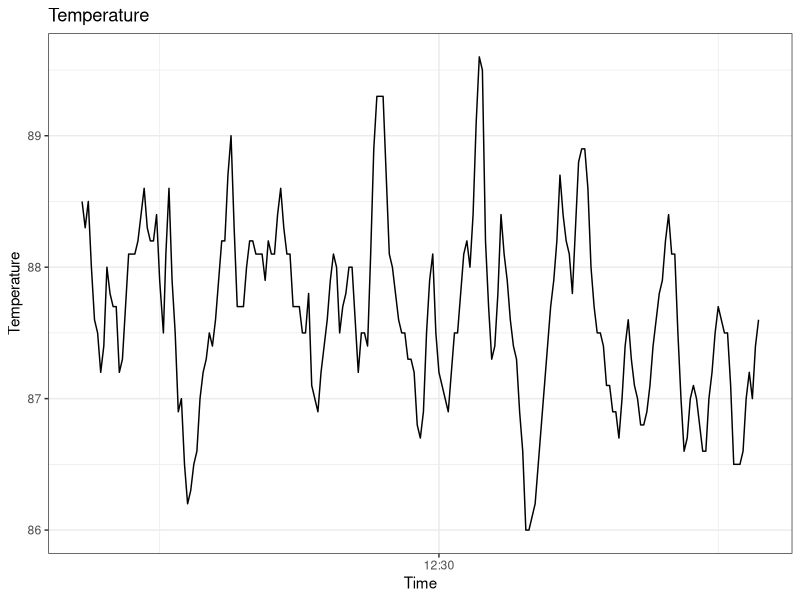
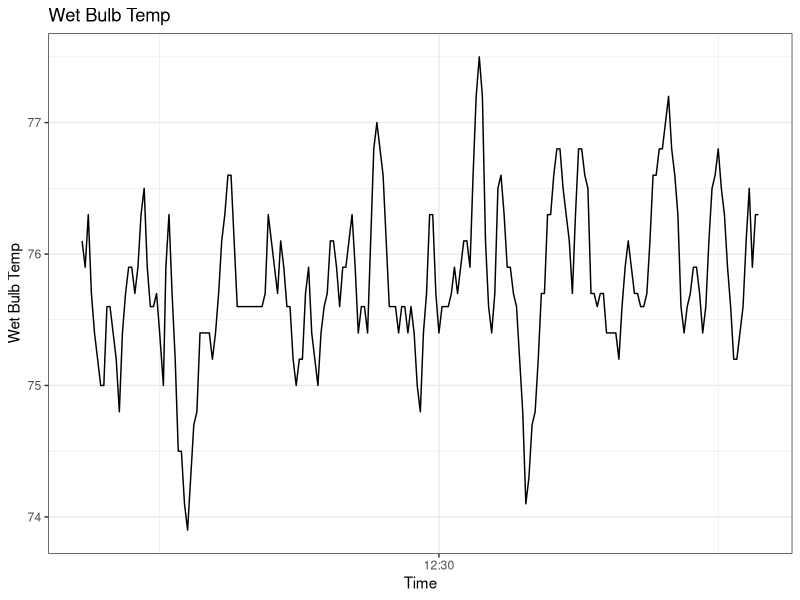
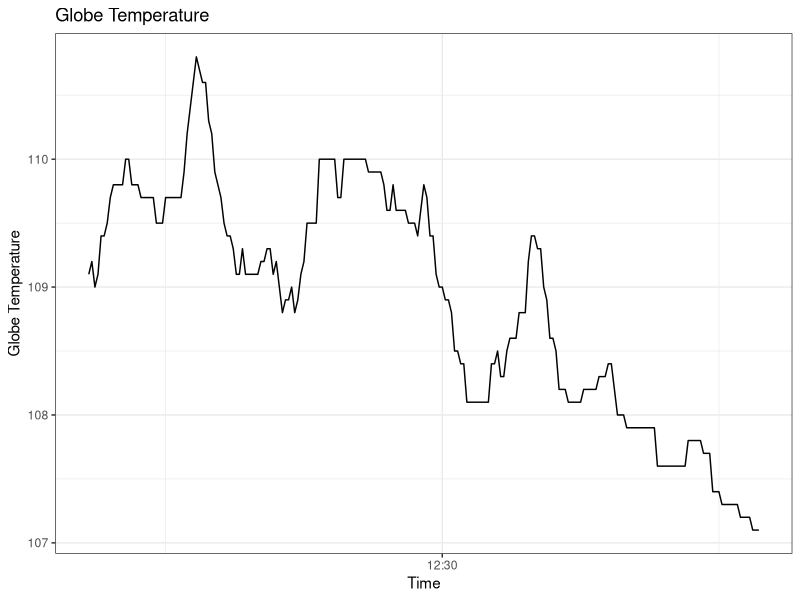
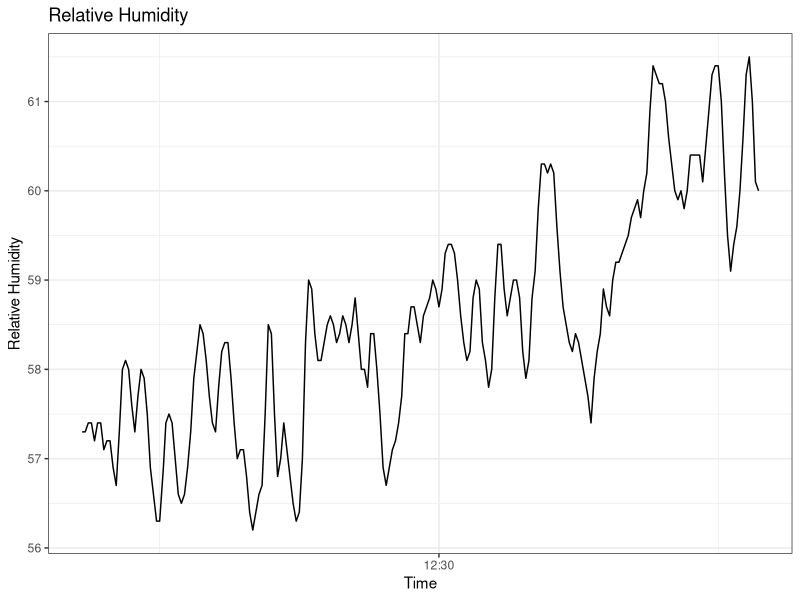
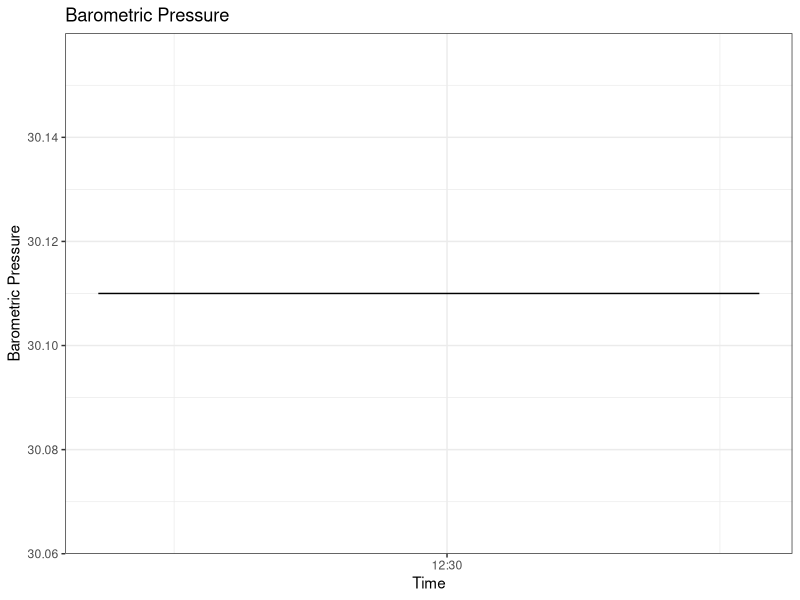
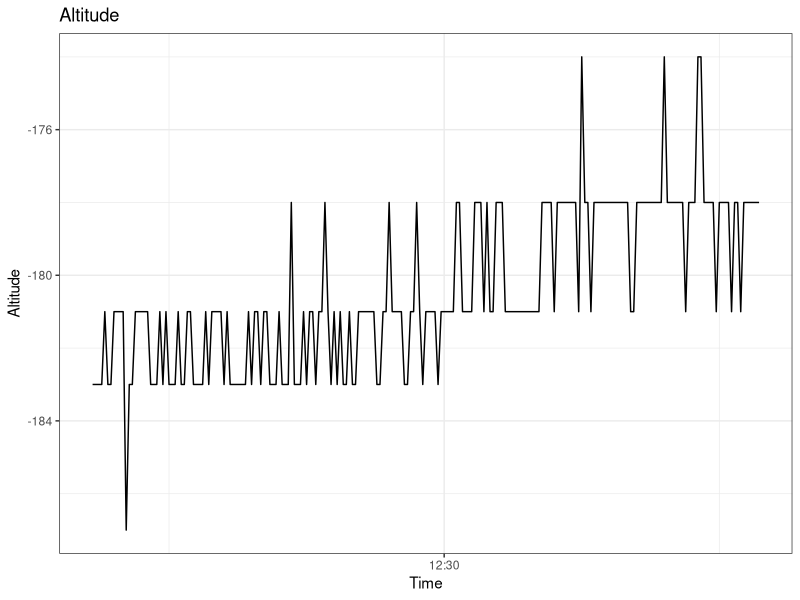
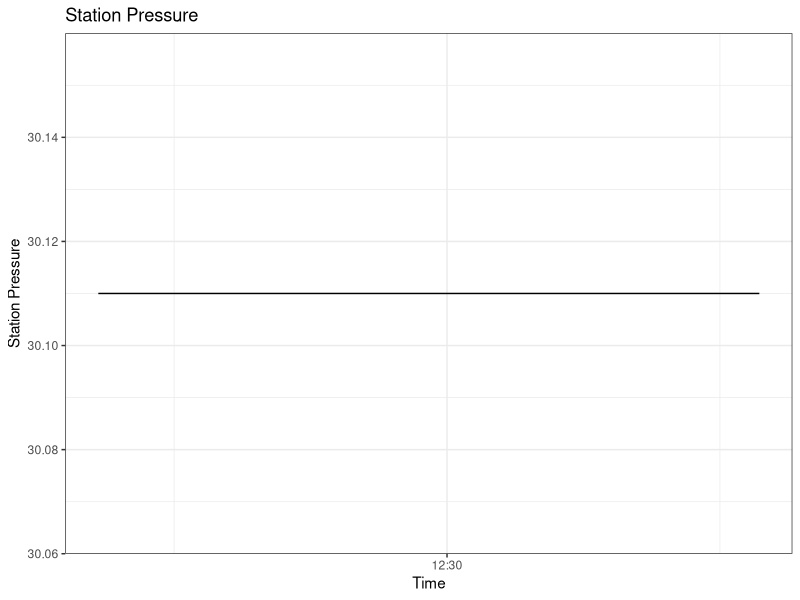
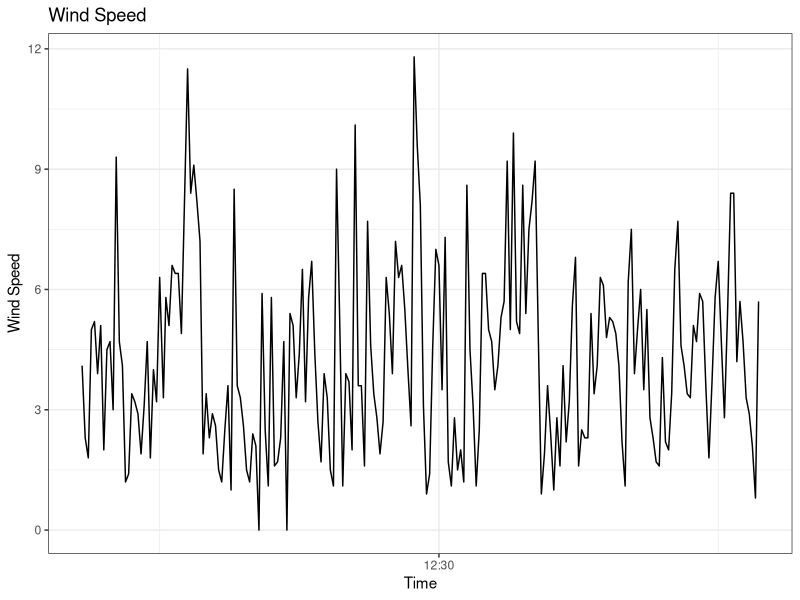

Source code (R) for these figures, in order:
## ---- chunk 1
library(tidyverse)
library(readxl)
library(dplyr)
## ---- chunk 2

R31_kestrel <- read_csv("raw_data/0608_R31_HL_Kestrel_AM.csv", skip=3)

head(R31_kestrel)

R31_kestrel <- R31_kestrel[-1, ]

R31_kestrel$Temperature <- as.numeric(R31_kestrel$Temperature)
R31_kestrel$`Wet Bulb Temp` <- as.numeric(R31_kestrel$`Wet Bulb Temp`)
"Wet Bulb Globe Temperature"

R31_kestrel <- R31_kestrel |> 
  mutate(across(4:12, as.numeric))

R31_kestrel$`FORMATTED DATE_TIME` <-
  as.POSIXct(R31_kestrel$`FORMATTED DATE_TIME`)
## ---- chunk 3

# ggplot(R31_kestrel, aes(x = `FORMATTED DATE_TIME`, y = Temperature)) +
#   geom_line() +
#   scale_x_datetime(
#     date_breaks = "15 min",
#     date_labels = "%H:%M"
#   ) +
#   theme_bw() +
#   labs(x = "Time")
# 
# ggplot(R31_kestrel, aes(x = `FORMATTED DATE_TIME`, y = `Wet Bulb Temp`)) +
#   geom_line() +
#   scale_x_datetime(
#     date_breaks = "15 min",
#     date_labels = "%H:%M"
#   ) +
#   theme_bw() +
#   labs(x = "Time")




vars_to_plot <- c(
  "Temperature",
  "Wet Bulb Temp",
  "Globe Temperature",
  "Relative Humidity",
  "Barometric Pressure",
  "Altitude",
  "Station Pressure",
  "Wind Speed",
  "Heat Index",
  "Dew Point",
  "Density Altitude",
  "Wet Bulb Globe Temperature"
)

for (v in vars_to_plot) {
  p <- ggplot(R31_kestrel, aes(x = `FORMATTED DATE_TIME`, y = .data[[v]])) +
    geom_line() +
    scale_x_datetime(
      date_breaks = "15 min",
      date_labels = "%H:%M"
    ) +
    theme_bw() +
    labs(
      x = "Time",
      y = v,
      title = v
    )
  
  print(p)
}
